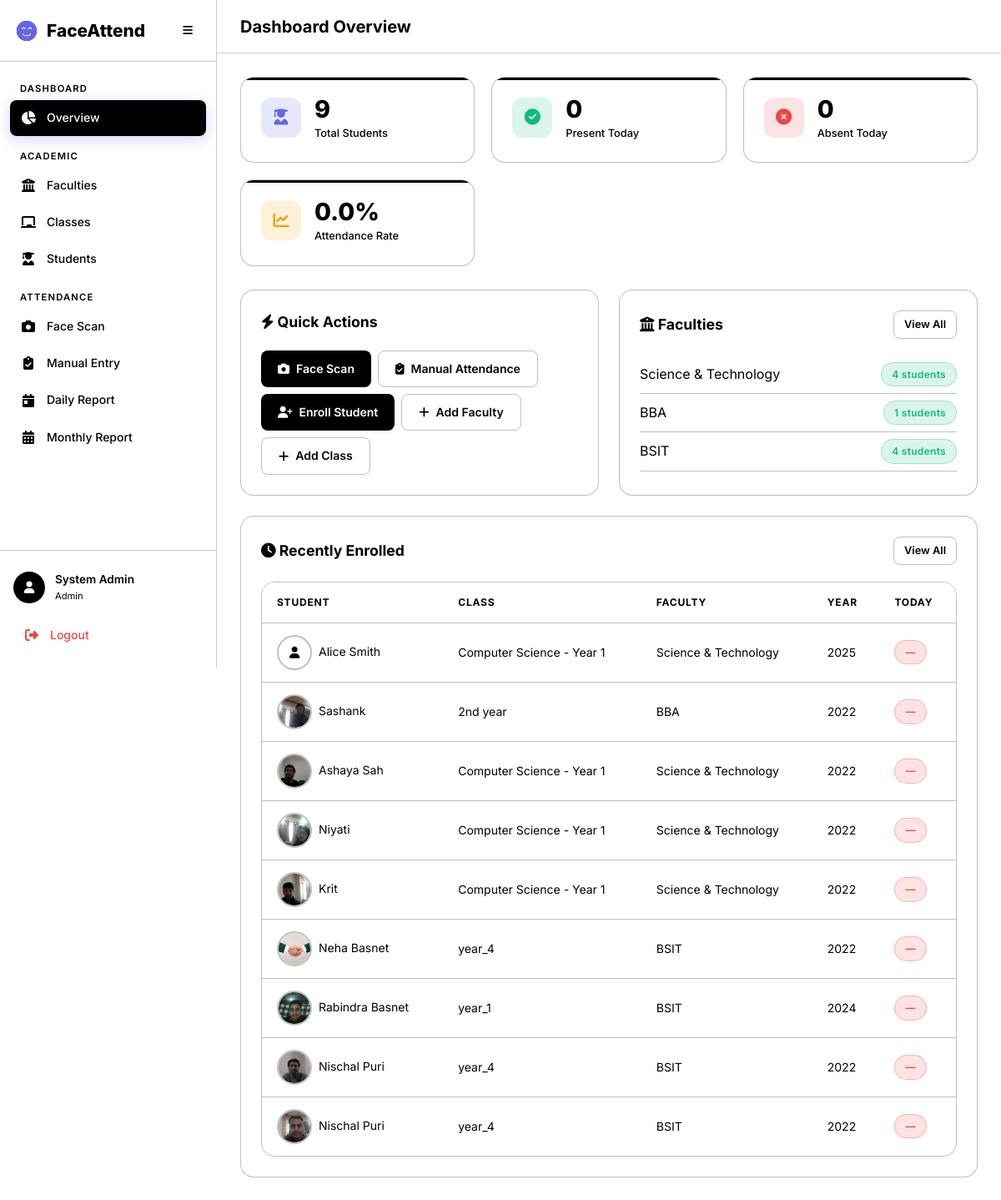
The app's page /academics/dashboard/ with its own data.
### accounts/models.py (models this page shows, shortened)
class User(AbstractUser):
    class Role(models.TextChoices):
        ADMIN = 'admin', 'Admin'
        TEACHER = 'teacher', 'Teacher'
        STUDENT = 'student', 'Student'
    role = models.CharField(
        max_length=10,
        choices=Role.choices,
        default=Role.STUDENT,
    )
    phone = models.CharField(max_length=20, blank=True)
    profile_image = models.ImageField(upload_to='profiles/', blank=True, null=True)

### academics/models.py (models this page shows, shortened)
class Faculty(models.Model):
    name = models.CharField(max_length=200, unique=True)
    description = models.TextField(blank=True)
    created_at = models.DateTimeField(auto_now_add=True)
    updated_at = models.DateTimeField(auto_now=True)
    class Meta:
        verbose_name_plural = 'Faculties'
        ordering = ['name']

class Student(models.Model):
    user = models.OneToOneField(
        settings.AUTH_USER_MODEL,
        on_delete=models.CASCADE,
        related_name='student_profile',
        null=True, blank=True,
    )
    full_name = models.CharField(max_length=300)
    profile_image = models.ImageField(upload_to='students/profiles/')
    face_encoding = models.BinaryField(null=True, blank=True, help_text='128-d face encoding as bytes')
    enrollment_year = models.PositiveIntegerField()
    faculty = models.ForeignKey(Faculty, on_delete=models.CASCADE, related_name='students')
    academic_class = models.ForeignKey(AcademicClass, on_delete=models.CASCADE, related_name='students')
    phone = models.CharField(max_length=20, blank=True)
    guardian_phone = models.CharField(max_length=20, blank=True)
    is_phone_flagged = models.BooleanField(
        default=False,
        help_text='Mark this when the student phone number is incorrect.',
    )
    is_active = models.BooleanField(default=True)
    created_at = models.DateTimeField(auto_now_add=True)
    updated_at = models.DateTimeField(auto_now=True)
    class Meta:
        ordering = ['full_name']

class AcademicClass(models.Model):
    name = models.CharField(max_length=200)
    faculty = models.ForeignKey(Faculty, on_delete=models.CASCADE, related_name='classes')
    teacher = models.ForeignKey(
        settings.AUTH_USER_MODEL,
        on_delete=models.SET_NULL,
        null=True, blank=True,
        related_name='assigned_classes',
        limit_choices_to={'role': 'teacher'},
    )
    created_at = models.DateTimeField(auto_now_add=True)
    updated_at = models.DateTimeField(auto_now=True)
    class Meta:
        verbose_name_plural = 'Classes'
        ordering = ['faculty__name', 'name']
        unique_together = ['name', 'faculty']

### academics/views.py (the view)
# urls.py: path('dashboard/', views.admin_dashboard, name='admin_dashboard'),
@login_required
@admin_required
def admin_dashboard(request):
    today = timezone.localdate()
    total_students = Student.objects.filter(is_active=True).count()
    total_faculties = Faculty.objects.count()
    total_classes = AcademicClass.objects.count()
    today_attendance = Attendance.objects.filter(date=today)
    present_count = today_attendance.filter(status__in=['present', 'late']).count()
    absent_count = today_attendance.filter(status='absent').count()
    recent_students = Student.objects.filter(is_active=True).order_by('-created_at')[:10]
    faculties = Faculty.objects.annotate(student_count=Count('students'))
    classes = AcademicClass.objects.select_related('faculty', 'teacher').annotate(
        student_count=Count('students')
    )
    context = {
        'total_students': total_students,
        'total_faculties': total_faculties,
        'total_classes': total_classes,
        'present_count': present_count,
        'absent_count': absent_count,
        'attendance_rate': round(present_count / total_students * 100, 1) if total_students else 0,
        'recent_students': recent_students,
        'faculties': faculties,
        'classes': classes,
        'today': today,
    }
    return render(request, 'dashboard/admin.html', context)

### templates/dashboard/admin.html (shortened to what this page needs)
{% extends 'base.html' %}
{% block page_title %}Dashboard Overview{% endblock %}
{% block content %}
<div class="stats-grid animate-fade-in">
    <div class="stat-card primary">
        <div class="stat-icon primary"><i class="fas fa-user-graduate"></i></div>
        <div class="stat-content">
            <div class="stat-value">{{ total_students }}</div>
            <div class="stat-label">Total Students</div>
        </div>
    </div>
    <div class="stat-card success">
        <div class="stat-icon success"><i class="fas fa-check-circle"></i></div>
        <div class="stat-content">
            <div class="stat-value">{{ present_count }}</div>
            <div class="stat-label">Present Today</div>
        </div>
    </div>
    <div class="stat-card danger">
        <div class="stat-icon danger"><i class="fas fa-times-circle"></i></div>
        <div class="stat-content">
            <div class="stat-value">{{ absent_count }}</div>
            <div class="stat-label">Absent Today</div>
        </div>
    </div>
    <div class="stat-card warning">
        <div class="stat-icon warning"><i class="fas fa-chart-line"></i></div>
        <div class="stat-content">
            <div class="stat-value">{{ attendance_rate }}%</div>
            <div class="stat-label">Attendance Rate</div>
        </div>
    </div>
</div>
<div class="grid-2 mb-3">
    <div class="card animate-fade-in">
        <div class="card-header">
            <h3 class="card-title"><i class="fas fa-bolt"></i> Quick Actions</h3>
        </div>
        <div class="d-flex flex-wrap gap-1">
            <a href="{% url 'attendance:camera' %}" class="btn btn-primary">
                <i class="fas fa-camera"></i> Face Scan
            </a>
            <a href="{% url 'attendance:manual' %}" class="btn btn-outline">
                <i class="fas fa-clipboard-check"></i> Manual Attendance
            </a>
            <a href="{% url 'academics:student_enroll' %}" class="btn btn-success">
                <i class="fas fa-user-plus"></i> Enroll Student
            </a>
            <a href="{% url 'academics:faculty_create' %}" class="btn btn-outline">
                <i class="fas fa-plus"></i> Add Faculty
            </a>
            <a href="{% url 'academics:class_create' %}" class="btn btn-outline">
                <i class="fas fa-plus"></i> Add Class
            </a>
        </div>
    </div>
    <div class="card animate-fade-in">
        <div class="card-header">
            <h3 class="card-title"><i class="fas fa-building-columns"></i> Faculties</h3>
            <a href="{% url 'academics:faculty_list' %}" class="btn btn-sm btn-outline">View All</a>
        </div>
        {% for f in faculties %}
        <div class="d-flex justify-between align-center"
            style="padding: 8px 0; border-bottom: 1px solid var(--border-color);">
            <span>{{ f.name }}</span>
            <span class="badge badge-present">{{ f.student_count }} students</span>
        </div>
        {% empty %}
        <p class="text-muted">No faculties yet.</p>
        {% endfor %}
    </div>
</div>
<div class="card animate-fade-in">
    <div class="card-header">
        <h3 class="card-title"><i class="fas fa-clock"></i> Recently Enrolled</h3>
        <a href="{% url 'academics:student_list' %}" class="btn btn-sm btn-outline">View All</a>
    </div>
    <div class="table-container">
        <table class="data-table" id="recentTable">
            <thead>
                <tr>
                    <th>Student</th>
                    <th>Class</th>
                    <th>Faculty</th>
                    <th>Year</th>
                    <th>Today</th>
                </tr>
            </thead>
            <tbody>
                {% for s in recent_students %}
                <tr>
                    <td class="d-flex align-center gap-1">
                        {% if s.profile_image %}
                        <img src="{{ s.profile_image.url }}" alt="" class="student-avatar">
                        {% else %}
                        <div class="student-avatar d-flex align-center"
                            style="justify-content:center; background:var(--bg-secondary);"><i class="fas fa-user"></i>
                        </div>
                        {% endif %}
                        {{ s.full_name }}
                    </td>
                    <td>{{ s.academic_class.name }}</td>
                    <td>{{ s.faculty.name }}</td>
                    <td>{{ s.enrollment_year }}</td>
                    <td>
                        {% with status=attendance_map|default_if_none:"" %}
                        <span class="badge badge-{{ status|default:'absent' }}">{{ status|default:"—" }}</span>
                        {% endwith %}
                    </td>
                </tr>
                {% empty %}
                <tr>
                    <td colspan="5" class="text-center text-muted">No students enrolled yet.</td>
                </tr>
                {% endfor %}
            </tbody>
        </table>
    </div>
</div>
{% endblock %}

### templates/base.html (shortened to what this page needs)
<!DOCTYPE html>
<html lang="en" data-theme="dark">
<head>
    <link rel="stylesheet" href="https://cdnjs.cloudflare.com/ajax/libs/font-awesome/6.5.1/css/all.min.css">
    {% load static %}
    <link rel="stylesheet" href="{% static 'css/style.css' %}">
</head>
<body>
    {% if user.is_authenticated %}
    <div class="app-layout">
        <aside class="sidebar" id="sidebar">
            <div class="sidebar-header">
                <div class="logo">
                    <i class="fas fa-face-smile-beam"></i>
                    <span>FaceAttend</span>
                </div>
                <button class="sidebar-toggle" id="sidebarToggle">
                    <i class="fas fa-bars"></i>
                </button>
            </div>
            <nav class="sidebar-nav">
                {% if user.role == 'admin' %}
                <div class="nav-section">
                    <span class="nav-section-title">Dashboard</span>
                    <a href="{% url 'academics:admin_dashboard' %}" class="nav-link {% if request.resolver_match.url_name == 'admin_dashboard' %}active{% endif %}">
                        <i class="fas fa-chart-pie"></i><span>Overview</span>
                    </a>
                </div>
                <div class="nav-section">
                    <span class="nav-section-title">Academic</span>
                    <a href="{% url 'academics:faculty_list' %}" class="nav-link {% if 'faculty' in request.resolver_match.url_name %}active{% endif %}">
                        <i class="fas fa-building-columns"></i><span>Faculties</span>
                    </a>
                    <a href="{% url 'academics:class_list' %}" class="nav-link {% if 'class' in request.resolver_match.url_name %}active{% endif %}">
                        <i class="fas fa-chalkboard"></i><span>Classes</span>
                    </a>
                    <a href="{% url 'academics:student_list' %}" class="nav-link {% if 'student' in request.resolver_match.url_name %}active{% endif %}">
                        <i class="fas fa-user-graduate"></i><span>Students</span>
                    </a>
                </div>
                <div class="nav-section">
                    <span class="nav-section-title">Attendance</span>
                    <a href="{% url 'attendance:camera' %}" class="nav-link {% if request.resolver_match.url_name == 'camera' %}active{% endif %}">
                        <i class="fas fa-camera"></i><span>Face Scan</span>
                    </a>
                    <a href="{% url 'attendance:manual' %}" class="nav-link {% if request.resolver_match.url_name == 'manual' %}active{% endif %}">
                        <i class="fas fa-clipboard-check"></i><span>Manual Entry</span>
                    </a>
                    <a href="{% url 'attendance:daily_report' %}" class="nav-link {% if request.resolver_match.url_name == 'daily_report' %}active{% endif %}">
                        <i class="fas fa-calendar-day"></i><span>Daily Report</span>
                    </a>
                    <a href="{% url 'attendance:monthly_report' %}" class="nav-link {% if request.resolver_match.url_name == 'monthly_report' %}active{% endif %}">
                        <i class="fas fa-calendar-alt"></i><span>Monthly Report</span>
                    </a>
                </div>
                {% endif %}
            </nav>
            <div class="sidebar-footer">
                <div class="user-card">
                    <div class="user-avatar">
                        <i class="fas fa-user"></i>
                    </div>
                    <div class="user-info">
                        <span class="user-name">{{ user.get_full_name|default:user.username }}</span>
                        <span class="user-role">{{ user.get_role_display }}</span>
                    </div>
                </div>
                <a href="{% url 'accounts:logout' %}" class="nav-link logout-link">
                    <i class="fas fa-sign-out-alt"></i><span>Logout</span>
                </a>
            </div>
        </aside>
        <main class="main-content">
            <header class="top-bar">
                <h1 class="page-title">{% block page_title %}Dashboard{% endblock %}</h1>
            </header>
            <div class="content-area">
                {% block content %}{% endblock %}
            </div>
        </main>
    </div>
    {% else %}
    <div class="auth-layout">
        {% block auth_content %}{% endblock %}
    </div>
    {% endif %}
</body>
</html>

### records on screen
User: get_full_name "System Admin", role "Admin"
Faculty: name "Science & Technology", student_count "4"
Faculty: name "BBA", student_count "1"
Faculty: name "BSIT", student_count "4"
Student: full_name "Alice Smith", academic_class.name "Computer Science - Year 1", faculty.name "Science & Technology", enrollment_year "2025", status "—"
Student: profile_image (picture), full_name "Sashank", academic_class.name "2nd year", faculty.name "BBA", enrollment_year "2022", status "—"
Student: profile_image (picture), full_name "Ashaya Sah", academic_class.name "Computer Science - Year 1", faculty.name "Science & Technology", enrollment_year "2022", status "—"
Student: profile_image (picture), full_name "Niyati", academic_class.name "Computer Science - Year 1", faculty.name "Science & Technology", enrollment_year "2022", status "—"
Student: profile_image (picture), full_name "Krit", academic_class.name "Computer Science - Year 1", faculty.name "Science & Technology", enrollment_year "2022", status "—"
Student: profile_image (picture), full_name "Neha Basnet", academic_class.name "year_4", faculty.name "BSIT", enrollment_year "2022", status "—"
Student: profile_image (picture), full_name "Rabindra Basnet", academic_class.name "year_1", faculty.name "BSIT", enrollment_year "2024", status "—"
Student: profile_image (picture), full_name "Nischal Puri", academic_class.name "year_4", faculty.name "BSIT", enrollment_year "2022", status "—"
Student: profile_image (picture), full_name "Nischal Puri", academic_class.name "year_4", faculty.name "BSIT", enrollment_year "2022", status "—"

### other values on screen
{{ total_students }} "9"
{{ present_count }} "0"
{{ absent_count }} "0"
{{ attendance_rate }} "0.0"
